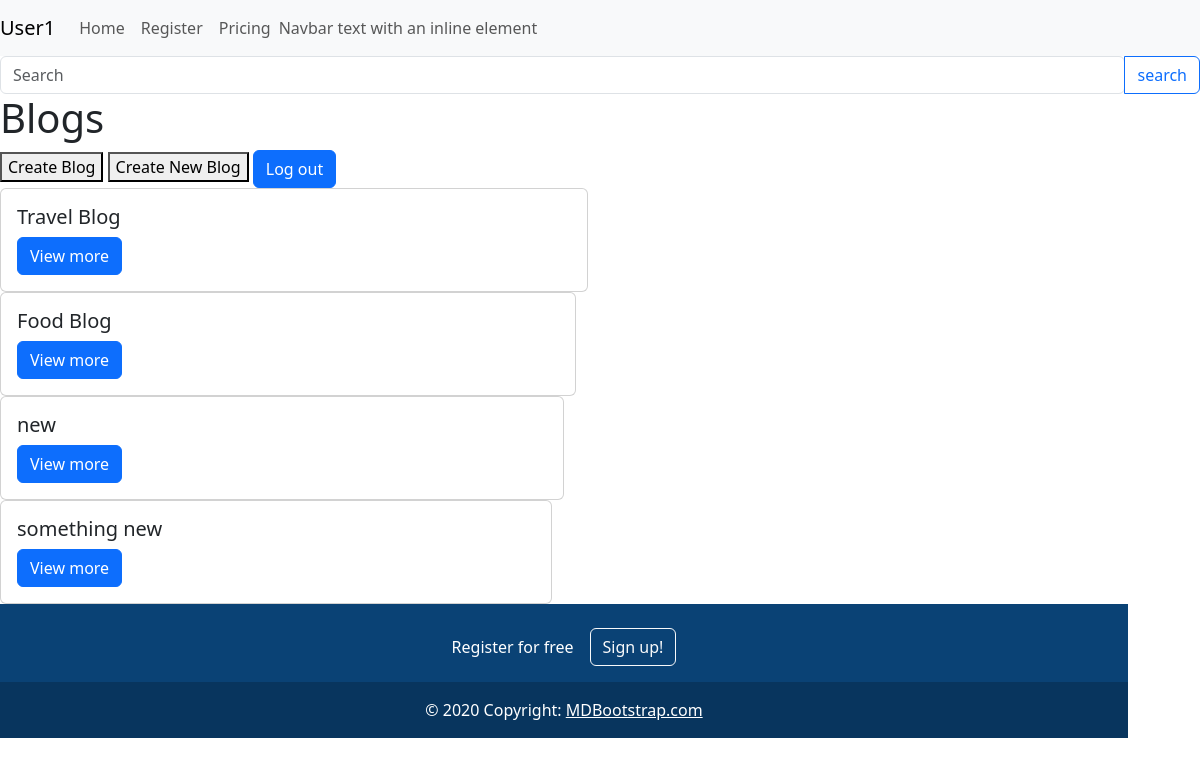
Screenshot of /home/ (signed in) with the database file from the repository.
### blog_app/models.py (models this page shows, shortened)
class Blog(models.Model):
    gener_choices = (
        ('education','Education'),
        ('movie','Movie'),
        ('politics','Politics'),
        ('others','Others')
    )
    author = models.ForeignKey(User,on_delete=models.CASCADE)
    title = models.CharField(max_length=50,null=True)
    genre = models.CharField(max_length=20,choices=gener_choices,default='education')
    content = models.TextField(null=True)
    image = models.ImageField(upload_to='image/',null=True)
    created_date = models.DateTimeField(auto_now=True)
    updated_date = models.DateTimeField(auto_now_add=True)
    is_published = models.BooleanField(default=False)

### blog_app/views.py (the view)
# urls.py: path('home/', views.home,name='home'),
@login_required(login_url='login')
def home(request):
    try:
        blog = Blog.objects.filter(is_published=True)
    except:
        blog = None
    if request.method=='GET':
        search = request.GET.get('search')
    if search:
        blog = Blog.objects.filter(title__icontains=search)
    context = {'blog':blog}
    return render(request, 'home.html',context)

### blog_app/templates/home.html (shortened to what this page needs)
{% extends 'base.html' %}
{% block content %}
<form method="get">
  <div class="input-group">
    <input type="search" class="form-control rounded" placeholder="Search" name="search" aria-label="Search" aria-describedby="search-addon" />
    <button type="submit" class="btn btn-outline-primary">search</button>
  </div>
</form>
    <h1>Blogs</h1>
    <a href="{% url 'create'%}"><button>Create Blog</button></a>
    <a href="{% url 'create_new'%}"><button>Create New Blog</button></a>
    <a href="{% url 'logout' %}" class="btn btn-primary">Log out</a>
    {% for i in blog %}
    <div class="row">
      <div class="col-sm-6">
        <div class="card">
          <div class="card-body">
            <h5 class="card-title">{{i.title}}</h5>
            <a href="{% url 'detail' i.id %}" class="btn btn-primary">View more</a>
          </div>
        </div>
      </div>
      {% endfor %}
{% endblock %}

### blog_app/templates/base.html (shortened to what this page needs)
<!DOCTYPE html>
<html lang="en">
<head>
    <link href="https://cdn.jsdelivr.net/npm/bootstrap@5.3.1/dist/css/bootstrap.min.css" rel="stylesheet">
</head>
<body>
    <nav class="navbar navbar-expand-lg navbar-light bg-light">
        <a class="navbar-brand" href="#">{{ request.user.username.title }}</a>
        <div class="collapse navbar-collapse" id="navbarText">
          <ul class="navbar-nav mr-auto">
            <li class="nav-item active">
              <a class="nav-link" href="{% url 'home' %}">Home </a>
            </li>
            <li class="nav-item">
              <a class="nav-link" href="{% url 'register' %}">Register</a>
            </li>
            <li class="nav-item">
              <a class="nav-link" href="#">Pricing</a>
            </li>
          </ul>
          <span class="navbar-text">
            Navbar text with an inline element
          </span>
        </div>
      </nav>
      {% block content %}
      {% endblock %}
      <section class="">
        <footer class="text-center text-white" style="background-color: #0a4275;">
          <div class="container p-4 pb-0">
            <section class="">
              <p class="d-flex justify-content-center align-items-center">
                <span class="me-3">Register for free</span>
                <button type="button" class="btn btn-outline-light btn-rounded">
                  Sign up!
                </button>
              </p>
            </section>
          </div>
          <div class="text-center p-3" style="background-color: rgba(0, 0, 0, 0.2);">
            © 2020 Copyright:
            <a class="text-white" href="https://mdbootstrap.com/">MDBootstrap.com</a>
          </div>
        </footer>
      </section>
</body>
</html>

### rows the page displays
Blog: title "Travel Blog"
Blog: title "Food Blog"
Blog: title "new"
Blog: title "something new"

### other values shown
{{ request.user.username.title }} "User1"
